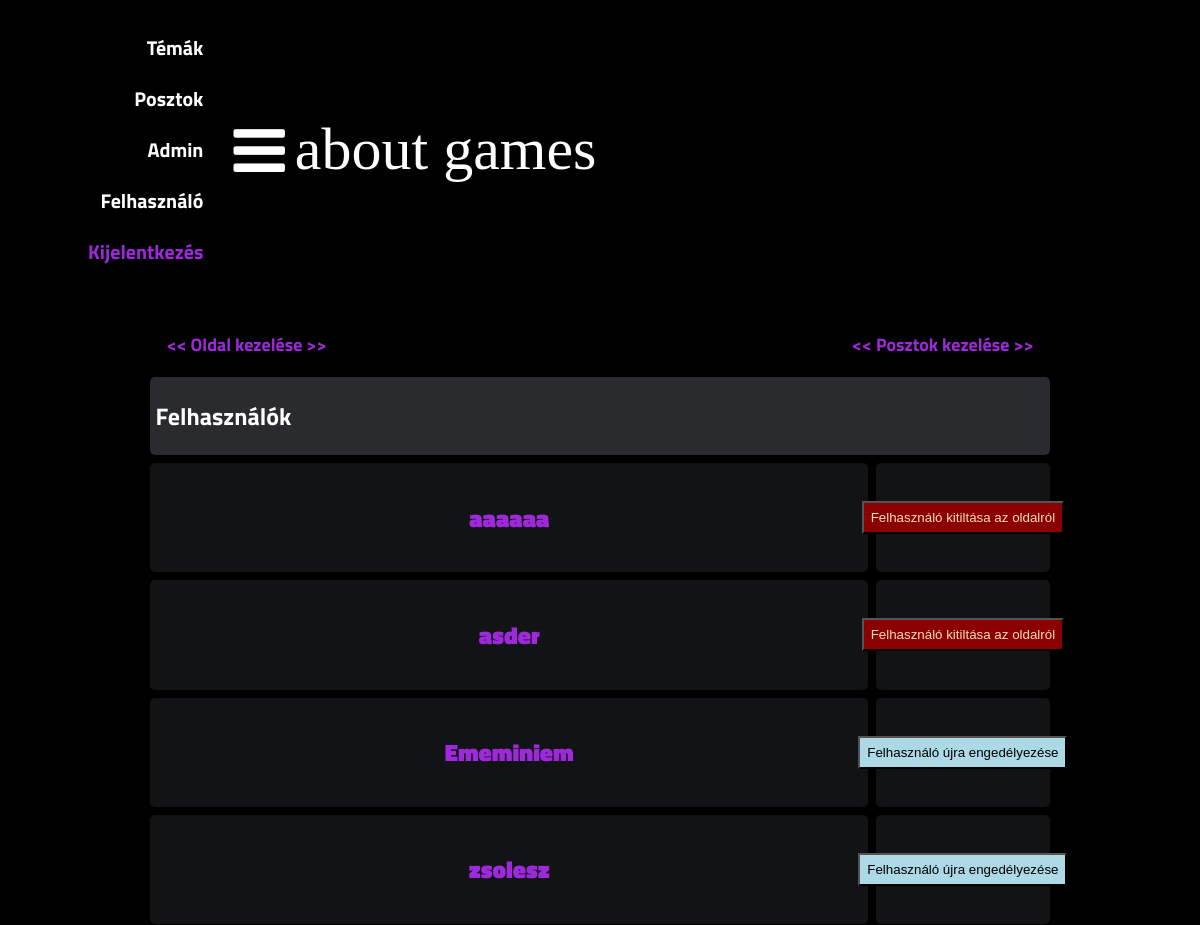
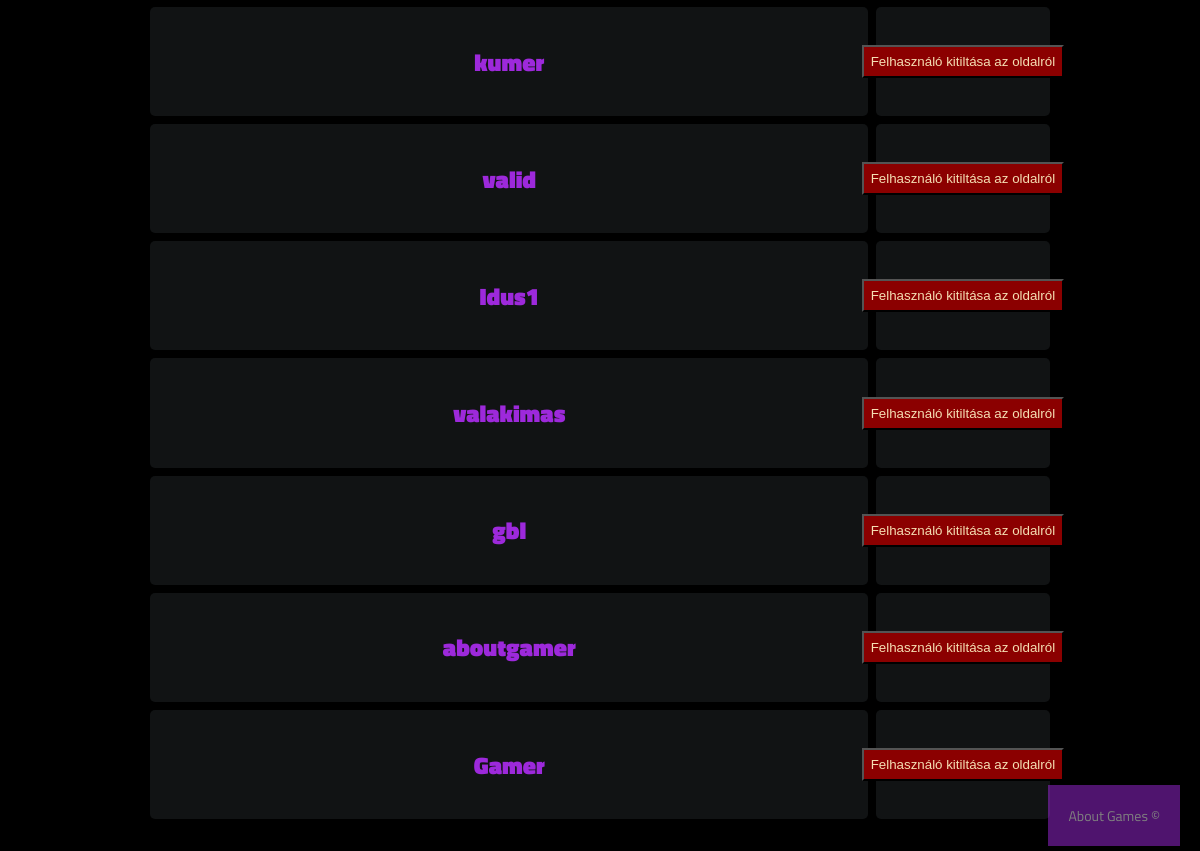
Screenshot of /Zarodolgozat_program/public/functions/admin.php?admin_id=10 (signed in) with the database file from the repository (2 pictures, top to bottom).
### tables this page shows
CREATE TABLE `user` (
  `user_id` int(11) NOT NULL,
  `user_name` varchar(100) NOT NULL,
  `user_password` varchar(150) NOT NULL,
  `user_email` varchar(200) NOT NULL,
  `user_description` varchar(400) NOT NULL DEFAULT '',
  `removed` datetime DEFAULT NULL,
  `web_admin` int(11) NOT NULL
);

### Zarodolgozat_program/public/functions/admin.php (the view, shortened to what this page needs)
<?php require_once "../pdo.php";
include "../layout/header.php";
$stmt_mindenUser = $db->prepare("SELECT * FROM user");
$stmt_mindenUser->execute();
$mindenUser = $stmt_mindenUser->fetchAll();
$stmt_admin_check = $db->prepare("SELECT * FROM user WHERE web_admin = 2");
$stmt_admin_check->execute();
$admin = $stmt_admin_check->fetch();
?>
</header>
<div class="container" style="width: 80%; margin: auto">
    <div class="subforum">
        <div class="subforum-description">
            <a href="admin_post.php?admin_id=<?= $admin['user_id'] ?>" style="float: right; margin-right: 20px; font-size: 18px"><strong><<</strong> Posztok kezelése <strong>>></strong></a>
            <a href="admin_create.php?admin_id=<?= $admin['user_id'] ?>" style="float: left; margin-left: 20px; font-size: 18px"><strong><<</strong> Oldal kezelése <strong>>></strong></a>
            <br><br>
        </div>
        <div class="subforum-title">
            <h1 style="font-size: 24px">Felhasználók</h1>
        </div>
        <?php foreach ($mindenUser as $users):?>
            <?php if ($users['web_admin'] == 1):?>
                <div class="subforum-row" style="grid-template-columns: 80% 20%">
                    <div class="subforum-stats subforum-column center">
                        <h4 style="font-size: 20px"><a href="../functions/user_show.php?user_id=<?= $users['user_id'] ?>" style="font-size: 24px"><?= $users['user_name'] ?></a></h4>
                    </div>
                    <div class="subforum-info subforum-column center">
                        <?php if ($admin['web_admin'] == 2): ?>
                            <form method="post" action="/functions/admin.php?admin_id=<?= $admin['user_id'] ?>">
                                <?php if ($users['removed'] == null): ?>
                                    <input type="submit" name="ban" id="ban" value="Felhasználó kitiltása az oldalról" style="padding: 7px; background-color: darkred; color: wheat">
                                <?php else: ?>
                                    <input type="submit" name="unban" id="unban" value="Felhasználó újra engedélyezése" style="padding: 7px; background-color: lightblue; color: black" >
                                <?php endif;?>
                            </form>
                        <?php endif;?>
                    </div>
                </div>
            <?php endif;?>
        <?php endforeach;?>
    </div>
</div>
<?php include "../layout/footer.php"; ?>

### Zarodolgozat_program/public/css/styles.css (style rules this page uses)
* { box-sizing: border-box; }
html { font-size: 14px; font-family: 'Titillium Web', sans-serif; background-color:rgb(0,0,0); color:#FEFEFE; }
a { color:#9d29db; font-weight: bolder; text-decoration: none; }
h1 { font-size:16px; font-weight: bolder; }
.container { margin: 20px; padding: 20px; }
.subforum { margin-top:20px; }
.subforum-title { background-color:#292B2E; padding: 5px; border-radius: 5px; margin:4px; }
.subforum-row { display: grid; grid-template-columns: 7% 60% 13% 20%; }
.subforum-column { padding: 10px; margin: 4px; border-radius: 5px; background-color:#111314; }
.subforum-description * { margin-block: 0; }
.center { display: flex; justify-content: center; align-items: center; }

### rows the page displays
user: user_name "aaaaaa"
user: user_name "asder"
user: user_name "Ememiniem"
user: user_name "zsolesz"
user: user_name "kumer"
user: user_name "valid"
user: user_name "Idus1"
user: user_name "valakimas"
user: user_name "gbl"
user: user_name "aboutgamer"
user: user_name "Gamer"
